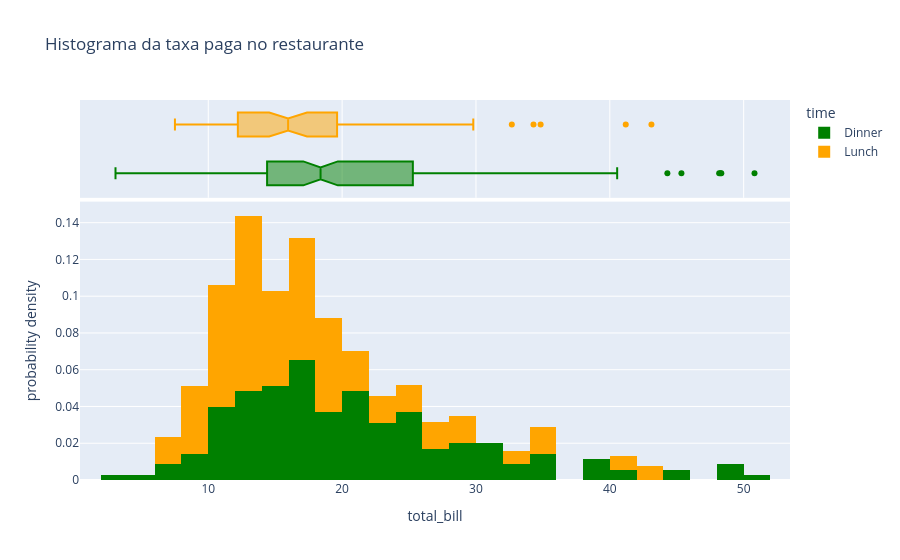

Here is the notebook cell this chart was saved with:
### Markdown cell above
## Histogramas

### Code cell
px.histogram(df, x="total_bill", color="time", nbins=40,
            histnorm="probability density", marginal="box",
            title="Histograma da taxa paga no restaurante", color_discrete_sequence=["green", "orange"])

### Figure 1 — Plotly figure (JSON) as saved in the notebook; plotly's stock layout.template omitted (floating-point values rounded to 4 significant figures; data arrays with more than 128 entries replaced by an {"elided": "..."} marker saying what was removed)
{"data": [{"bingroup": "x", "histnorm": "probability density", "hovertemplate": "time=Dinner<br>total_bill=%{x}<br>probability density=%{y}<extra></extra>", "legendgroup": "Dinner", "marker": {"color": "green", "pattern": {"shape": ""}}, "name": "Dinner", "nbinsx": 40, "orientation": "v", "showlegend": true, "type": "histogram", "x": {"elided": "176 float values"}, "xaxis": "x", "yaxis": "y"}, {"hovertemplate": "time=Dinner<br>total_bill=%{x}<extra></extra>", "legendgroup": "Dinner", "marker": {"color": "green"}, "name": "Dinner", "notched": true, "showlegend": false, "type": "box", "x": {"elided": "176 float values"}, "xaxis": "x2", "yaxis": "y2"}, {"bingroup": "x", "histnorm": "probability density", "hovertemplate": "time=Lunch<br>total_bill=%{x}<br>probability density=%{y}<extra></extra>", "legendgroup": "Lunch", "marker": {"color": "orange", "pattern": {"shape": ""}}, "name": "Lunch", "nbinsx": 40, "orientation": "v", "showlegend": true, "type": "histogram", "x": [27.2, 22.76, 17.29, 19.44, 16.66, 10.07, 32.68, 15.98, 34.83, 13.03, 18.28, 24.71, 21.16, 10.65, 12.43, 24.08, 11.69, 13.42, 14.26, 15.95, 12.48, 29.8, 8.52, 14.52, 11.38, 22.82, 19.08, 20.27, 11.17, 12.26, 18.26, 8.51, 10.33, 14.15, 16.0, 13.16, 17.47, 34.3, 41.19, 27.05, 16.43, 8.35, 18.64, 11.87, 9.78, 7.51, 19.81, 28.44, 15.48, 16.58, 7.56, 10.34, 43.11, 13.0, 13.51, 18.71, 12.74, 13.0, 16.4, 20.53, 16.47, 12.16, 13.42, 8.58, 15.98, 13.42, 16.27, 10.09], "xaxis": "x", "yaxis": "y"}, {"hovertemplate": "time=Lunch<br>total_bill=%{x}<extra></extra>", "legendgroup": "Lunch", "marker": {"color": "orange"}, "name": "Lunch", "notched": true, "showlegend": false, "type": "box", "x": [27.2, 22.76, 17.29, 19.44, 16.66, 10.07, 32.68, 15.98, 34.83, 13.03, 18.28, 24.71, 21.16, 10.65, 12.43, 24.08, 11.69, 13.42, 14.26, 15.95, 12.48, 29.8, 8.52, 14.52, 11.38, 22.82, 19.08, 20.27, 11.17, 12.26, 18.26, 8.51, 10.33, 14.15, 16.0, 13.16, 17.47, 34.3, 41.19, 27.05, 16.43, 8.35, 18.64, 11.87, 9.78, 7.51, 19.81, 28.44, 15.48, 16.58, 7.56, 10.34, 43.11, 13.0, 13.51, 18.71, 12.74, 13.0, 16.4, 20.53, 16.47, 12.16, 13.42, 8.58, 15.98, 13.42, 16.27, 10.09], "xaxis": "x2", "yaxis": "y2"}], "layout": {"barmode": "relative", "legend": {"title": {"text": "time"}, "tracegroupgap": 0}, "title": {"text": "Histograma da taxa paga no restaurante"}, "xaxis": {"anchor": "y", "domain": [0, 1], "title": {"text": "total_bill"}}, "xaxis2": {"anchor": "y2", "domain": [0, 1], "matches": "x", "showgrid": true, "showticklabels": false}, "yaxis": {"anchor": "x", "domain": [0, 0.7326], "title": {"text": "probability density"}}, "yaxis2": {"anchor": "x2", "domain": [0.7426, 1], "matches": "y2", "showgrid": false, "showline": false, "showticklabels": false, "ticks": ""}}}
